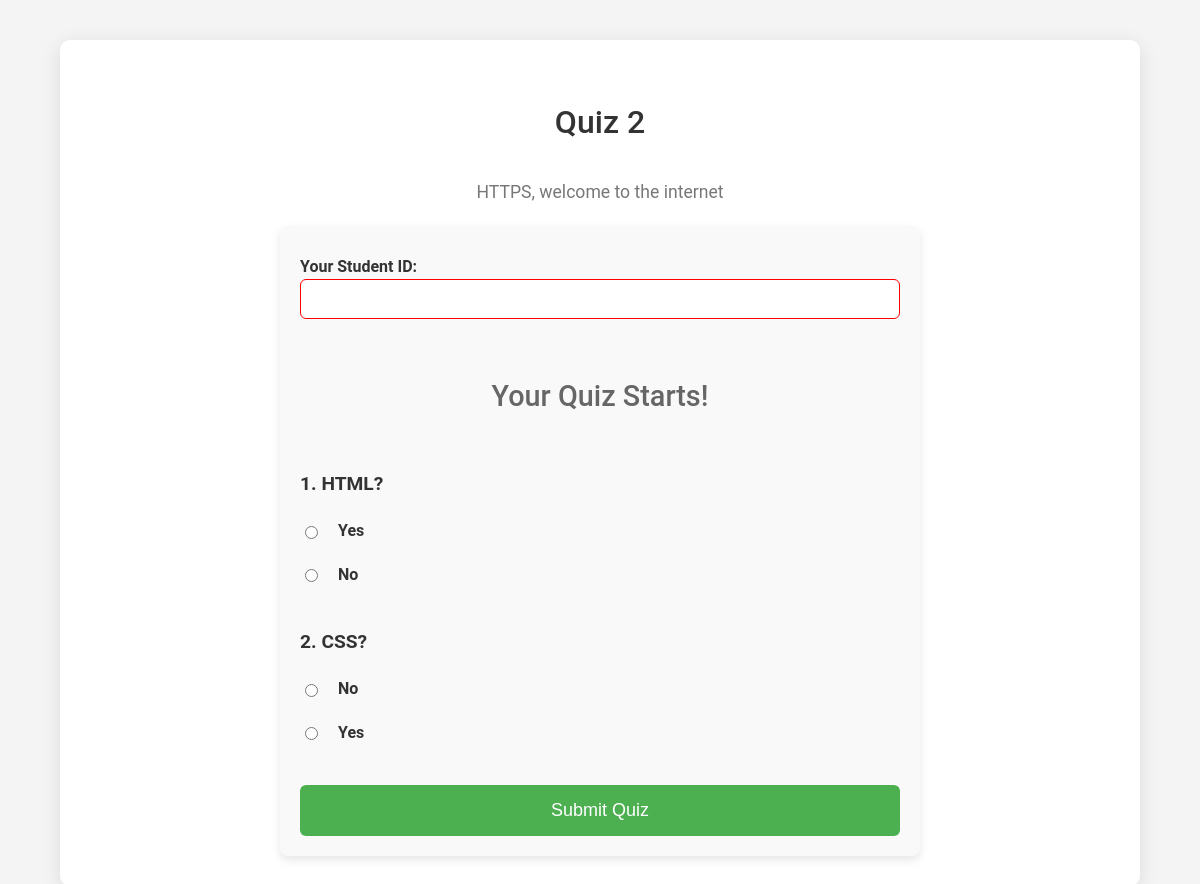
Page /join_quiz.php?quiz_id=4 (signed in) on the earlier database version.
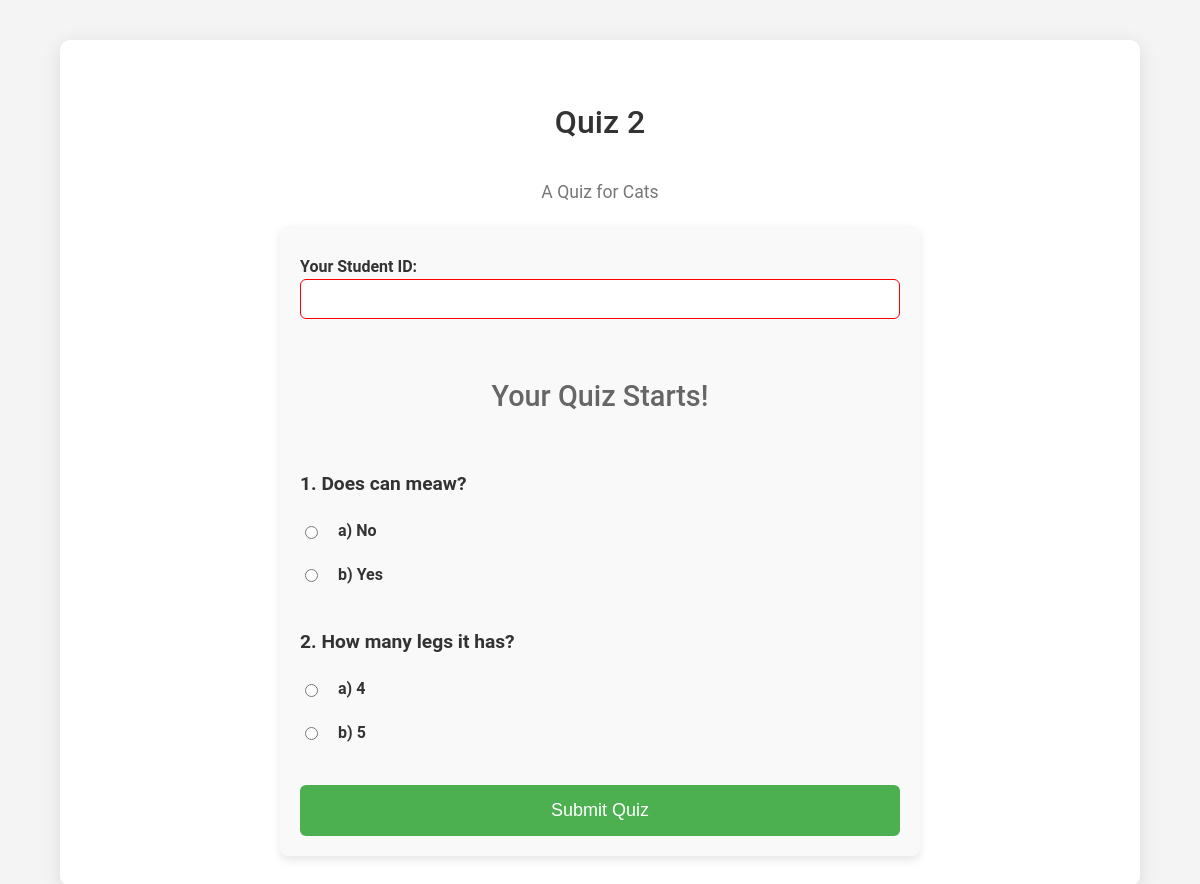
Same page on the later database version.
### tables this page shows
CREATE TABLE `quizzes` (
  `id` int(11) NOT NULL,
  `title` varchar(255) NOT NULL,
  `description` text DEFAULT NULL,
  `cover_image` varchar(255) DEFAULT 'default_cover.jpg',
  `created_by` int(11) DEFAULT NULL,
  `created_at` timestamp NOT NULL DEFAULT current_timestamp(),
  `total_score` int(11) DEFAULT 0
);

CREATE TABLE `questions` (
  `id` int(11) NOT NULL,
  `quiz_id` int(11) DEFAULT NULL,
  `question_text` text NOT NULL,
  `correct_option` int(11) DEFAULT NULL,
  `created_at` timestamp NOT NULL DEFAULT current_timestamp(),
  `score` int(11) NOT NULL DEFAULT 0
);

CREATE TABLE `options` (
  `id` int(11) NOT NULL,
  `question_id` int(11) DEFAULT NULL,
  `option_text` text NOT NULL,
  `is_correct` tinyint(1) DEFAULT 0
);

### join_quiz.php (the view, shortened to what this page needs)
<?php
include('includes/db_connect.php');
$quiz_id = $_GET['quiz_id'];
$quiz_query = "SELECT * FROM quizzes WHERE id = $quiz_id";
$quiz_result = mysqli_query($conn, $quiz_query);
$quiz = mysqli_fetch_assoc($quiz_result);
?>
<!DOCTYPE html>
<html lang="en">
<head>
    <link rel="stylesheet" href="css/style.css">
</head>
<body>
    <div class="container">
        <h2><?php echo $quiz['title']; ?></h2>
        <p class="quiz-description"><?php echo $quiz['description']; ?></p>
        <form action="join_quiz.php?quiz_id=<?php echo $quiz_id; ?>" method="POST" onsubmit="return validateForm()">
            <div class="form-section">
                <label for="student_id">Your Student ID:</label>
                <input type="text" name="student_id" id="student_id" required>
            </div>
            <h3>Your Quiz Starts!</h3>
            <?php
			$questions_query = "SELECT * FROM questions WHERE quiz_id = $quiz_id";
			$questions_result = mysqli_query($conn, $questions_query);
			$question_number = 1;
			while ($question = mysqli_fetch_assoc($questions_result)) {
				echo "<div class='question'>";
				echo "<strong>" . $question_number++ . ". " . htmlspecialchars($question['question_text'], ENT_QUOTES, 'UTF-8') . "</strong>";
				$options_query = "SELECT * FROM options WHERE question_id = " . $question['id'];
				$options_result = mysqli_query($conn, $options_query);
				echo "<div class='options'>";
				while ($option = mysqli_fetch_assoc($options_result)) {
					echo "<label class='option'>";
					echo "<input type='radio' name='questions[" . $question['id'] . "]' value='" . $option['id'] . "'>";
					echo " " . htmlspecialchars($option['option_text'], ENT_QUOTES, 'UTF-8');
					echo "</label>";
				}
				echo "</div></div>";
			}
            ?>
            <button type="submit">Submit Quiz</button>
        </form>
    </div>
</body>
</html>

### css/style.css (style rules this page uses)
body { font-family: 'Roboto', sans-serif; background-color: #f4f4f4; color: #333; margin: 0; padding: 0; line-height: 1.6; }
.container { width: 85%; margin: 40px auto; padding: 30px; background-color: #fff; box-shadow: 0 4px 20px rgba(0, 0, 0, 0.1); border-radius: 10px; max-width: 1200px; text-align: center; }
h2, h3 { text-align: center; color: #333; margin-bottom: 30px; font-size: 2rem; font-weight: 500; }
h3 { font-size: 1.8rem; color: #666; }
form { display: flex; flex-direction: column; gap: 20px; max-width: 600px; margin: 0 auto; padding: 20px; background-color: #f9f9f9; border-radius: 8px; box-shadow: 0 4px 10px rgba(0, 0, 0, 0.1); }
form .form-section { display: flex; flex-direction: column; }
form label { font-weight: 600; color: #333; text-align: left; display: block; margin-top: 8px; }
form input:invalid, form textarea:invalid { border-color: red; }
form input:valid, form textarea:valid { border-color: #4CAF50; }
form input[type="text"], form input[type="email"], form input[type="password"], form input[type="number"], form input[type="file"] { padding: 10px; border: 1px solid #ddd; border-radius: 6px; font-size: 16px; transition: border-color 0.3s ease; width: 100%; box-sizing: border-box; }
form input[type="text"]:invalid { border-color: red; }
button[type="submit"] { background-color: #4CAF50; color: white; padding: 15px; font-size: 18px; border: none; border-radius: 6px; cursor: pointer; transition: background-color 0.3s ease; }
.question { text-align: left; margin-bottom: 20px; }
.question strong { font-size: 1.2rem; color: #333; display: block; margin-bottom: 10px; }
.options { display: flex; flex-direction: column; gap: 10px; text-align: left; }
.option { display: flex; align-items: center; gap: 10px; }
.option input { margin-right: 10px; }
.quiz-description { text-align: center; font-size: 1.1rem; color: #777; margin-bottom: 20px; }

Differences in the rows shown:
changed quizzes "Quiz 2": description "HTTPS, welcome to the internet" → "A Quiz for Cats"
changed questions: question_text "HTML?" → "Does can meaw?"
changed options (number 1 of 4 on the later page): id "☐ Yes" → "☐ a) No"; option_text "Yes" → "a) No"
changed options: id "☐ No" → "☐ b) Yes"; option_text "No" → "b) Yes"
changed questions: question_text "CSS?" → "How many legs it has?"
changed options (number 3 of 4 on the later page): id "☐ No" → "☐ a) 4"; option_text "No" → "a) 4"
changed options (number 4 of 4 on the later page): id "☐ Yes" → "☐ b) 5"; option_text "Yes" → "b) 5"
